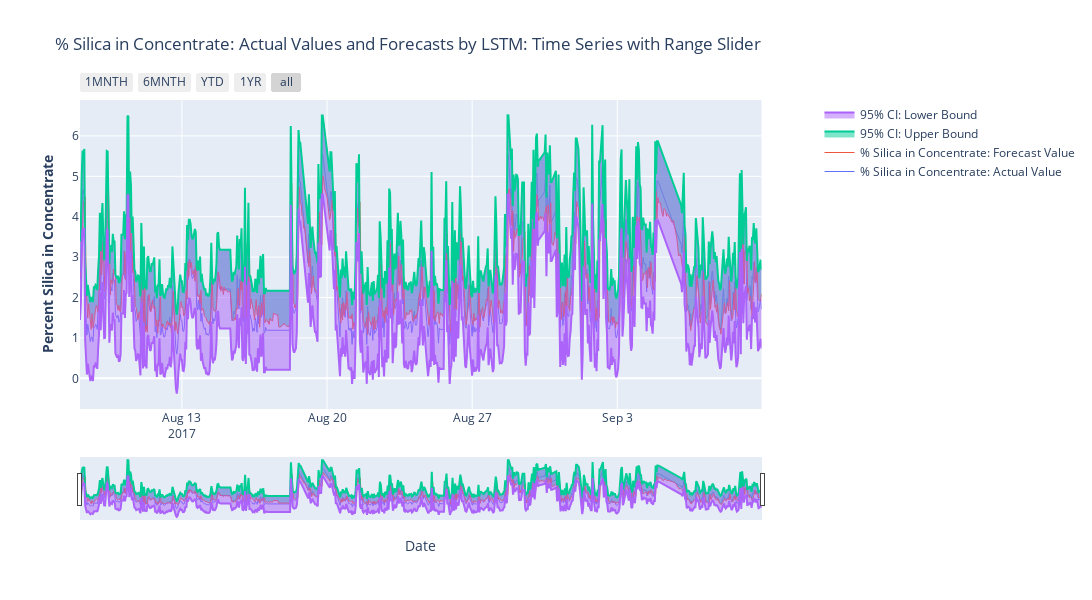

The cell this chart's notebook holds for it:
### Code cell
from plotly.subplots import make_subplots
subfig = make_subplots(specs=[[{"secondary_y": True}]], shared_yaxes=True)

fig = go.Figure([
    go.Scatter(
        name='% Silica in Concentrate: Actual Value',
        x=test_date,
        y=inv_y,
        mode='lines',
        line=dict(color='rgb(24, 48, 96)',
        width=1)
    ),
    
    go.Scatter(
        name='% Silica in Concentrate: Forecast Value',
        x=test_date,
        y=inv_yhat,
        mode='lines',
        line=dict(color='rgb(48, 96, 192)',
                  width=1)
    ),
    
    go.Scatter(
        name='95% CI: Upper Bound',
        x=test_date,
        y=inv_y+ci,
        mode='lines',
        fill='tonexty',
        showlegend=True
    ),
    
    go.Scatter(
        name='95% CI: Lower Bound',
        x=test_date,
        y=inv_y-ci,
        mode='lines',
        fill='tonexty',
        showlegend=True
    )
])

fig.update_layout(
    yaxis_title='Silica in Concentrate (%)',
    title='% Silica in Concentrate: Actual Values and Forecasts by LSTM',
    hovermode="x",
    height=500, width=1500
)

subfig.add_traces(fig.data)

subfig.layout.xaxis.title="Date"
subfig.layout.yaxis.title="Silica in Concentrate (%)"
subfig.layout.yaxis.type="linear"

# recoloring is necessary otherwise lines from fig und fig2 would share each color
# e.g. Linear-, Log- = blue; Linear+, Log+ = red... we don't want this
subfig.for_each_trace(lambda t: t.update(line=dict(color=t.marker.color))) 

# Add figure title
subfig.update_layout(title_text = '% Silica in Concentrate: Actual Values and Forecasts by LSTM: Time Series with Range Slider')
subfig.update_layout(yaxis=dict(title='Silica in Concentrate (%)', tick0=0, anchor='x', rangemode='normal'))

# Set y-axes titles
subfig.update_yaxes(title_text="<b>Percent Silica in Concentrate</b>", secondary_y=False, autorange=True)

subfig.update_xaxes(
    rangeslider_visible=True,
    rangeselector=dict(
        buttons=list([
            dict(count=1, label="1MNTH", step="month", stepmode="backward"),
            dict(count=6, label="6MNTH", step="month", stepmode="backward"),
            dict(count=1, label="YTD", step="year", stepmode="todate"),
            dict(count=1, label="1YR", step="year", stepmode="backward"),
            dict(step="all")
        ])
    )
)

subfig.update_layout(height=600, width=1500)

# Append wq station names to .html files
subfig.write_html("Silica in Concentrate_ActualValuesForecastLSTM.html", include_plotlyjs='cdn')
subfig.show()

### Figure 1 — Plotly figure (JSON) as saved in the notebook; plotly's stock layout.template omitted (floating-point values rounded to 4 significant figures; data arrays with more than 128 entries replaced by an {"elided": "..."} marker saying what was removed)
{"data": [{"line": {"width": 1}, "mode": "lines", "name": "% Silica in Concentrate: Actual Value", "type": "scatter", "x": {"elided": "790 str values"}, "y": {"elided": "790 float values"}}, {"line": {"width": 1}, "mode": "lines", "name": "% Silica in Concentrate: Forecast Value", "type": "scatter", "x": {"elided": "790 str values"}, "y": {"elided": "790 float values"}}, {"fill": "tonexty", "mode": "lines", "name": "95% CI: Upper Bound", "showlegend": true, "type": "scatter", "x": {"elided": "790 str values"}, "y": {"elided": "790 float values"}}, {"fill": "tonexty", "mode": "lines", "name": "95% CI: Lower Bound", "showlegend": true, "type": "scatter", "x": {"elided": "790 str values"}, "y": {"elided": "790 float values"}}], "layout": {"height": 600, "title": {"text": "% Silica in Concentrate: Actual Values and Forecasts by LSTM: Time Series with Range Slider"}, "width": 1500, "xaxis": {"anchor": "y", "domain": [0, 0.94], "rangeselector": {"buttons": [{"count": 1, "label": "1MNTH", "step": "month", "stepmode": "backward"}, {"count": 6, "label": "6MNTH", "step": "month", "stepmode": "backward"}, {"count": 1, "label": "YTD", "step": "year", "stepmode": "todate"}, {"count": 1, "label": "1YR", "step": "year", "stepmode": "backward"}, {"step": "all"}]}, "rangeslider": {"visible": true}, "title": {"text": "Date"}}, "yaxis": {"anchor": "x", "autorange": true, "domain": [0, 1], "rangemode": "normal", "tick0": 0, "title": {"text": "<b>Percent Silica in Concentrate</b>"}, "type": "linear"}, "yaxis2": {"anchor": "x", "overlaying": "y", "side": "right"}}}
